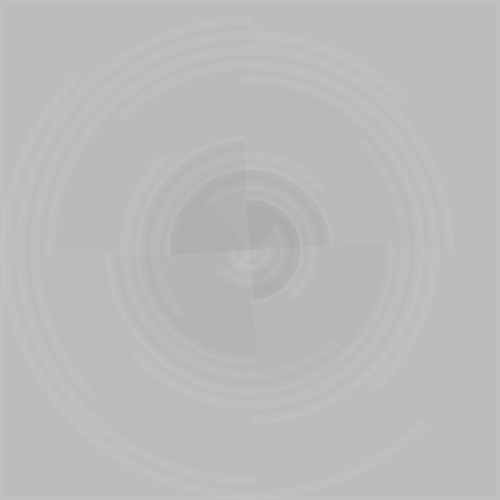
Frame 1 (no input)
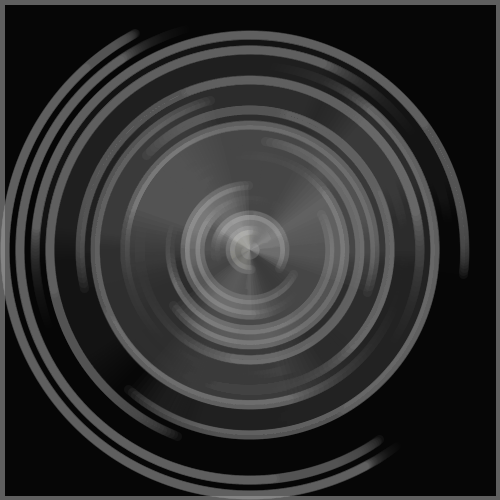
Frame 60 (the mouse pressed at the canvas centre just before this capture)
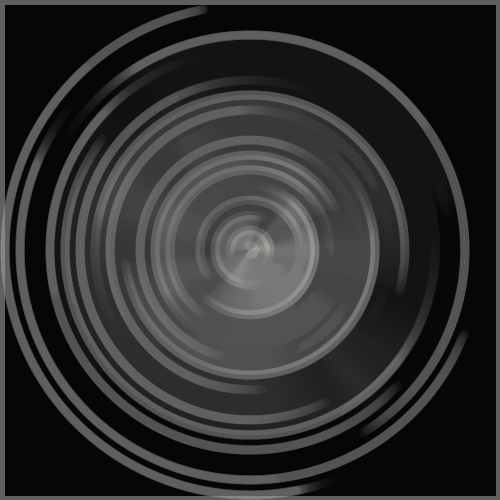
Frame 120 (the mouse held since frame 60 and released just before this capture)

The Processing sketch that drew these frames (run headless with seeded random() and noise(); from frame 60 on, the mouse is pressed at the canvas centre):

// Processing sketch: Clock
// ── Clock.pde
float f;int a,h=1;

void setup(){size(500,500);strokeWeight(9);stroke(255,10);}

void draw(){f+=.005;
  fill(0,20);
  square(0,0,500);
  for(int i=0;i<17;i++){a=i+1;
    h=(i%2==0)?1:-1;
    fill(125+i*h*9,i);
    arc(250,250,490-i*30,490-i*30,h*a*f+a*PI/4,h*a*f+PI+a*PI/4);
  }
}
